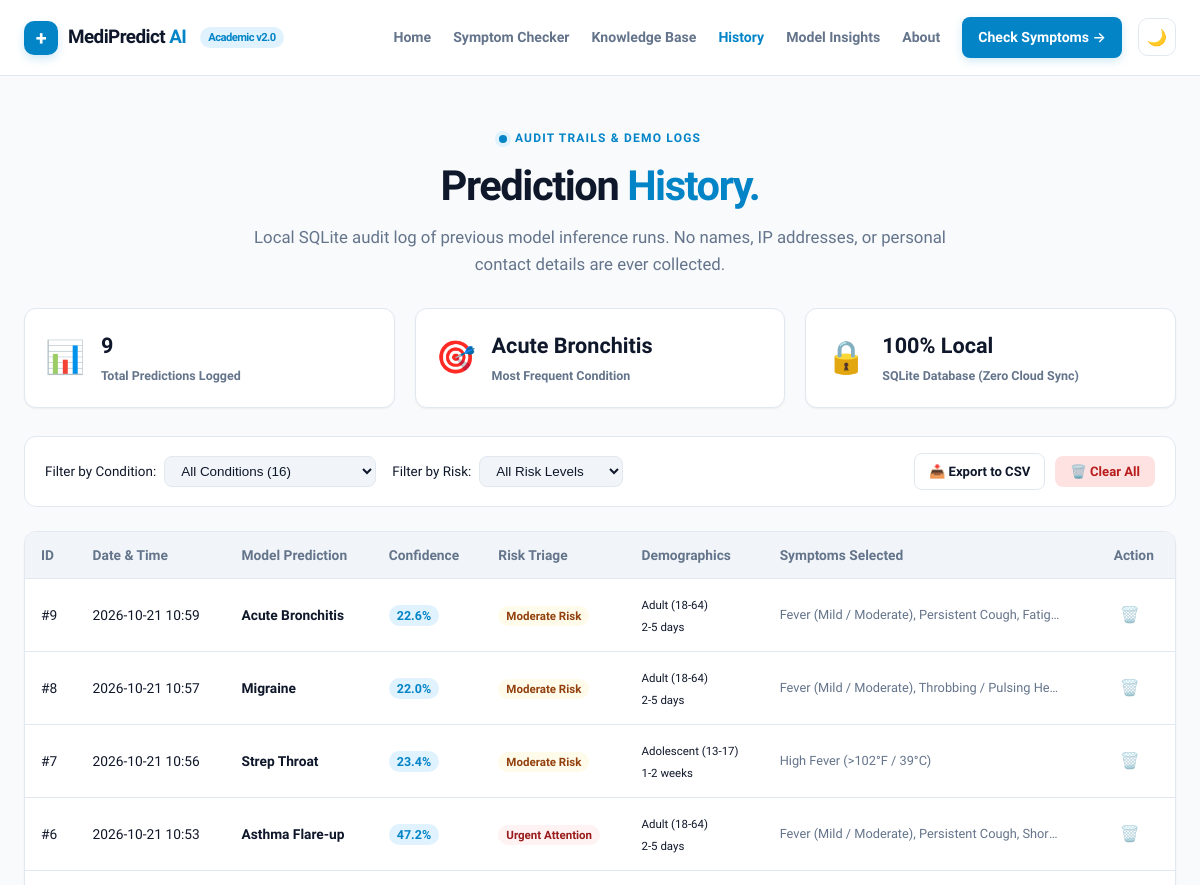
Before: /history (upper part) with the older database file.
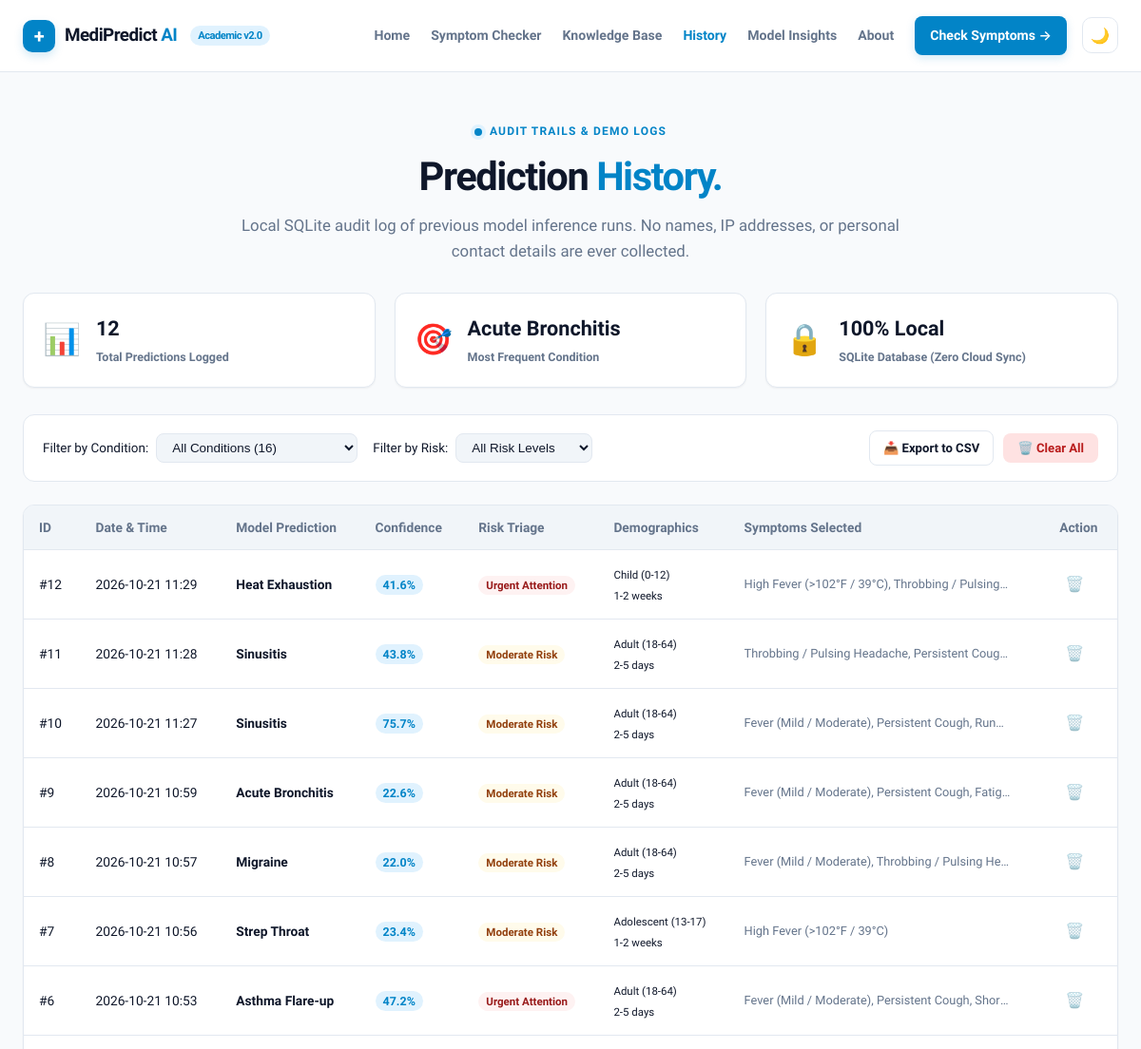
After: the same page with the newer database file.
### tables this page shows
CREATE TABLE prediction_history (
                id INTEGER PRIMARY KEY AUTOINCREMENT,
                symptoms TEXT NOT NULL,
                prediction TEXT NOT NULL,
                created_at TEXT NOT NULL
            , confidence REAL DEFAULT 0.0, risk_level TEXT DEFAULT 'Low / Routine', patient_age_group TEXT DEFAULT 'Adult (18-64)', symptom_duration TEXT DEFAULT '2-5 days', notes TEXT DEFAULT '');

### app.py (the view)
@app.route("/history")
def history():
    condition_filter = request.args.get("condition", "").strip()
    risk_filter = request.args.get("risk", "").strip()
    query = "SELECT id, symptoms, prediction, confidence, risk_level, patient_age_group, symptom_duration, created_at FROM prediction_history WHERE 1=1"
    params = []
    if condition_filter:
        query += " AND prediction = ?"
        params.append(condition_filter)
    if risk_filter:
        query += " AND risk_level LIKE ?"
        params.append(f"%{risk_filter}%")
    query += " ORDER BY id DESC"
    records = []
    total_records = 0
    most_common_condition = "None yet"
    conn = sqlite3.connect(DB_PATH)
    try:
        conn.row_factory = sqlite3.Row
        cur = conn.cursor()
        cur.execute(query, params)
        records = [dict(row) for row in cur.fetchall()]
        cur.execute("SELECT COUNT(*), COUNT(DISTINCT prediction) FROM prediction_history")
        stats_row = cur.fetchone()
        total_records = stats_row[0] if stats_row else 0
        cur.execute("SELECT prediction, COUNT(*) as c FROM prediction_history GROUP BY prediction ORDER BY c DESC LIMIT 1")
        top_row = cur.fetchone()
        most_common_condition = top_row[0] if top_row else "None yet"
    finally:
        conn.close()
    return render_template(
        "history.html",
        records=records,
        total_records=total_records,
        most_common_condition=most_common_condition,
        condition_filter=condition_filter,
        risk_filter=risk_filter,
        conditions=sorted(list(DISEASE_INFO.keys()))
    )

### app.py (called while the page is built)
@app.context_processor
def inject_global_data():
    return {
        "current_year": datetime.now().year,
        "total_conditions_count": len(DISEASE_INFO),
        "total_symptoms_count": len(SYMPTOMS)
    }

### templates/history.html (shortened to what this page needs)
{% extends "base.html" %}
{% block content %}
<section class="page-hero section-shell">
  <div class="hero-center">
    <div class="eyebrow"><span class="eyebrow-dot"></span> AUDIT TRAILS & DEMO LOGS</div>
    <h1>Prediction <span>History.</span></h1>
    <p>Local SQLite audit log of previous model inference runs. No names, IP addresses, or personal contact details are ever collected.</p>
  </div>
</section>
<section class="history-container section-shell">
  <div class="history-kpis">
    <div class="kpi-card">
      <div class="kpi-icon">📊</div>
      <div class="kpi-content">
        <span class="kpi-num">{{ total_records }}</span>
        <span class="kpi-label">Total Predictions Logged</span>
      </div>
    </div>
    <div class="kpi-card">
      <div class="kpi-icon">🎯</div>
      <div class="kpi-content">
        <span class="kpi-num">{{ most_common_condition }}</span>
        <span class="kpi-label">Most Frequent Condition</span>
      </div>
    </div>
    <div class="kpi-card">
      <div class="kpi-icon">🔒</div>
      <div class="kpi-content">
        <span class="kpi-num">100% Local</span>
        <span class="kpi-label">SQLite Database (Zero Cloud Sync)</span>
      </div>
    </div>
  </div>
  <div class="history-toolbar">
    <form action="{{ url_for('history') }}" method="get" class="history-filter-form">
      <div class="hf-group">
        <label for="condition">Filter by Condition:</label>
        <select name="condition" id="condition" onchange="this.form.submit()">
          <option value="">All Conditions ({{ conditions|length }})</option>
        </select>
      </div>
      <div class="hf-group">
        <label for="risk">Filter by Risk:</label>
        <select name="risk" id="risk" onchange="this.form.submit()">
          <option value="">All Risk Levels</option>
        </select>
      </div>
    </form>
    <div class="history-actions">
      <a href="{{ url_for('export_csv') }}" class="button button-outline button-sm">
        📥 Export to CSV
      </a>
      {% if records %}
      <form action="{{ url_for('clear_history') }}" method="post" onsubmit="return confirm('Are you sure you want to delete all demo prediction records?');">
        <button type="submit" class="button button-danger button-sm">
          🗑️ Clear All
        </button>
      </form>
      {% endif %}
    </div>
  </div>
  {% if records %}
  <div class="history-table-wrap">
    <table class="history-table">
      <thead>
        <tr>
          <th>ID</th>
          <th>Date & Time</th>
          <th>Model Prediction</th>
          <th>Confidence</th>
          <th>Risk Triage</th>
          <th>Demographics</th>
          <th>Symptoms Selected</th>
          <th>Action</th>
        </tr>
      </thead>
      <tbody>
        {% for r in records %}
        <tr>
          <td class="col-id">#{{ r.id }}</td>
          <td class="col-date">{{ r.created_at }}</td>
          <td class="col-pred">
            <b>{{ r.prediction }}</b>
          </td>
          <td class="col-conf">
            <span class="conf-pill">{{ r.confidence }}%</span>
          </td>
          <td class="col-risk">
            <span class="badge-risk-tag {% if 'Urgent' in r.risk_level %}brt-urgent{% elif 'Moderate' in r.risk_level %}brt-mod{% else %}brt-low{% endif %}">
              {{ r.risk_level }}
            </span>
          </td>
          <td class="col-demo">
            <small>{{ r.patient_age_group }}<br>{{ r.symptom_duration }}</small>
          </td>
          <td class="col-syms">
            <div class="sym-truncate" title="{{ r.symptoms }}">
              {{ r.symptoms }}
            </div>
          </td>
          <td class="col-action">
            <form action="{{ url_for('delete_history_item', item_id=r.id) }}" method="post" onsubmit="return confirm('Delete record #{{ r.id }}?');">
              <button type="submit" class="btn-icon-del" title="Delete record">🗑️</button>
            </form>
          </td>
        </tr>
        {% endfor %}
      </tbody>
    </table>
  </div>
  {% endif %}
</section>
{% endblock %}

### templates/base.html (shortened to what this page needs)
<!doctype html>
<html lang="en" data-theme="light">
<head>
  <link rel="stylesheet" href="{{ url_for('static', filename='css/style.css') }}">
</head>
<body>
<header class="site-header">
  <div class="nav-wrap">
    <a class="brand" href="{{ url_for('home') }}" aria-label="MediPredict AI home">
      <span class="brand-mark">+</span>
      <span class="brand-text">MediPredict <b>AI</b></span>
      <span class="badge-tag">Academic v2.0</span>
    </a>
    <div class="nav-right">
      <nav class="nav-links" id="main-nav" aria-label="Main navigation">
        <a href="{{ url_for('home') }}" class="{% if request.endpoint == 'home' %}active{% endif %}">Home</a>
        <a href="{{ url_for('checker') }}" class="{% if request.endpoint == 'checker' %}active{% endif %}">Symptom Checker</a>
        <a href="{{ url_for('conditions') }}" class="{% if request.endpoint in ['conditions', 'condition_detail'] %}active{% endif %}">Knowledge Base</a>
        <a href="{{ url_for('history') }}" class="{% if request.endpoint == 'history' %}active{% endif %}">History</a>
        <a href="{{ url_for('analytics') }}" class="{% if request.endpoint == 'analytics' %}active{% endif %}">Model Insights</a>
        <a href="{{ url_for('about') }}" class="{% if request.endpoint == 'about' %}active{% endif %}">About</a>
        <a class="nav-cta" href="{{ url_for('checker') }}">Check Symptoms <span>→</span></a>
      </nav>
      <button class="theme-toggle" id="theme-toggle" type="button" aria-label="Toggle dark/light theme" title="Toggle Theme">
        <span class="theme-icon">🌙</span>
      </button>
    </div>
  </div>
</header>
<main id="main-content">
  {% block content %}{% endblock %}
</main>
</body>
</html>

Changed rows visible on the page:
added prediction_history: id "12", created_at "2026-10-21 11:29", prediction "Heat Exhaustion", confidence "41.6", risk_level "Urgent Attention", patient_age_group "Child (0-12)", symptom_duration "1-2 weeks", symptoms "High Fever (>102°F / 39°C), Throbbing / Pulsing…"
added prediction_history: id "11", created_at "2026-10-21 11:28", prediction "Sinusitis", confidence "43.8", risk_level "Moderate Risk", patient_age_group "Adult (18-64)", symptom_duration "2-5 days", symptoms "Throbbing / Pulsing Headache, Persistent Coug…"
added prediction_history: id "10", created_at "2026-10-21 11:27", prediction "Sinusitis", confidence "75.7", risk_level "Moderate Risk", patient_age_group "Adult (18-64)", symptom_duration "2-5 days", symptoms "Fever (Mild / Moderate), Persistent Cough, Run…"
Other visible differences:
{{ total_records }}: "9" → "12"
